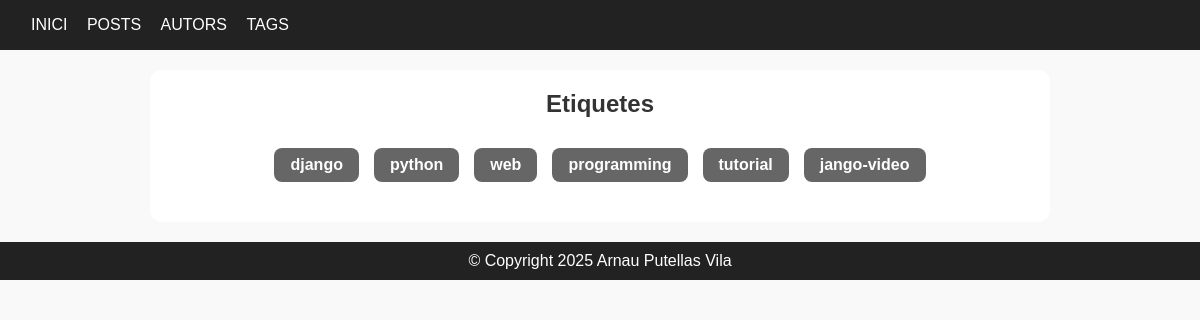
The app's page /tags with its own data.
### blog/models.py (models this page shows, shortened)
class Tag(models.Model):
    name = models.CharField(max_length=50, unique=True)

### blog/views.py (the view)
# urls.py: path('tags', views.tags_list, name='tags-list'),
def tags_list(request):
    tags = Tag.objects.all()
    return render(request, 'blog/tag_list.html', {'tags': tags})

### blog/templates/blog/tag_list.html (shortened to what this page needs)
{% extends 'blog/base.html' %}
{% load static %}
{% block content %}
  <section class="authors-section">
    <h2 style="text-align: center; margin-bottom: 30px;">Etiquetes</h2>
    <div class="tag-grid">
      {% for tag in tags %}
        <a href="{% url 'tag-posts' tag.name %}" class="tag-badge">{{ tag.name }}</a>
      {% endfor %}
    </div>
  </section>
{% endblock %}

### blog/static/style.css (style rules this page uses)
* { margin: 0; padding: 0; box-sizing: border-box; }
body { font-family: Arial, sans-serif; background-color: #f9f9f9; color: #333; }
section { text-align: center; }
a { color: black; text-decoration: none; }
.authors-section { padding: 20px; margin: 20px auto; max-width: 900px; background-color: #ffffff; border-radius: 12px; }
.tag-grid { display: flex; flex-wrap: wrap; gap: 15px; justify-content: center; margin-bottom: 20px; }
.tag-badge { background-color: #666; color: white; padding: 8px 16px; border-radius: 8px; font-weight: bold; text-transform: lowercase; transition: background-color 0.3s; }

### records on screen
Tag: name "django"
Tag: name "python"
Tag: name "web"
Tag: name "programming"
Tag: name "tutorial"
Tag: name "jango-video"
